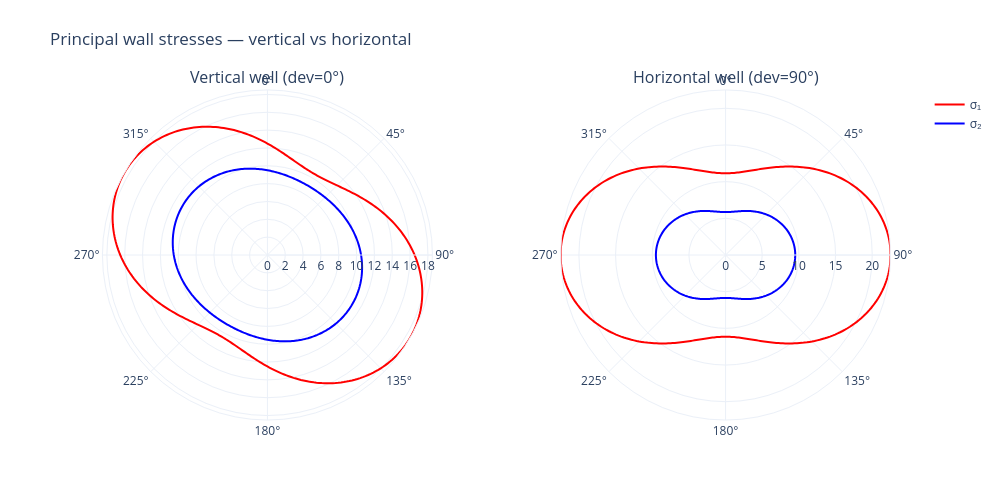

Notebook source saved alongside this figure:
### Markdown cell above
## Compare vertical vs horizontal well

Same far-field stresses; only borehole deviation changes.

### Code cell
def run_kirsch(deviation):
    w = NearWellboreStressesCalculation.calculate_kirsch_borehole_wall_stresses(
        shmin=SHMIN, shmax=SHMAX, svert=SVERT,
        pore_pressure=PORE_PRESSURE, shmax_azimuth=SHMAX_AZIMUTH,
        mud_pressure=MUD_PRESSURE, theta=theta,
        poisson_ratio_static=POISSON_RATIO_STATIC,
        borehole_deviation=deviation, borehole_azimuth=BOREHOLE_AZIMUTH,
    )
    p = NearWellboreStressesCalculation.calculate_principal_stresses_analytical(
        sigma_tt=w.sigma_tt, sigma_zz=w.sigma_zz, sigma_tz=w.sigma_tz,
    )
    return w, p


wall_v, prin_v = run_kirsch(0.0)
wall_h, prin_h = run_kirsch(90.0)

fig = make_subplots(
    rows=1, cols=2, specs=[[{"type": "polar"}, {"type": "polar"}]],
    subplot_titles=("Vertical well (dev=0°)", "Horizontal well (dev=90°)"),
)


def add_pair(col, prin):
    show = col == 1
    fig.add_trace(go.Scatterpolar(r=prin.sigma_1 / 1000, theta=theta, mode="lines",
                                  line=dict(color="red", width=2),
                                  name="σ₁", showlegend=show), row=1, col=col)
    fig.add_trace(go.Scatterpolar(r=prin.sigma_2 / 1000, theta=theta, mode="lines",
                                  line=dict(color="blue", width=2),
                                  name="σ₂", showlegend=show), row=1, col=col)


add_pair(1, prin_v)
add_pair(2, prin_h)

for i in (1, 2):
    key = "polar" if i == 1 else f"polar{i}"
    fig.update_layout(**{key: dict(
        angularaxis=dict(direction="clockwise", rotation=90),
    )})

fig.update_layout(height=500, width=1000, template="plotly_white",
                  title="Principal wall stresses — vertical vs horizontal",
                  margin=dict(t=90))
fig.show()

### Figure 1 — Plotly figure (JSON) as saved in the notebook; plotly's stock layout.template omitted (floating-point values rounded to 4 significant figures; data arrays with more than 128 entries replaced by an {"elided": "..."} marker saying what was removed)
{"data": [{"line": {"color": "red", "width": 2}, "mode": "lines", "name": "σ₁", "r": {"elided": "361 float values"}, "showlegend": true, "subplot": "polar", "theta": {"elided": "361 float values"}, "type": "scatterpolar"}, {"line": {"color": "blue", "width": 2}, "mode": "lines", "name": "σ₂", "r": {"elided": "361 float values"}, "showlegend": true, "subplot": "polar", "theta": {"elided": "361 float values"}, "type": "scatterpolar"}, {"line": {"color": "red", "width": 2}, "mode": "lines", "name": "σ₁", "r": {"elided": "361 float values"}, "showlegend": false, "subplot": "polar2", "theta": {"elided": "361 float values"}, "type": "scatterpolar"}, {"line": {"color": "blue", "width": 2}, "mode": "lines", "name": "σ₂", "r": {"elided": "361 float values"}, "showlegend": false, "subplot": "polar2", "theta": {"elided": "361 float values"}, "type": "scatterpolar"}], "layout": {"annotations": [{"font": {"size": 16}, "showarrow": false, "text": "Vertical well (dev=0°)", "x": 0.225, "xanchor": "center", "xref": "paper", "y": 1.0, "yanchor": "bottom", "yref": "paper"}, {"font": {"size": 16}, "showarrow": false, "text": "Horizontal well (dev=90°)", "x": 0.775, "xanchor": "center", "xref": "paper", "y": 1.0, "yanchor": "bottom", "yref": "paper"}], "height": 500, "margin": {"t": 90}, "polar": {"angularaxis": {"direction": "clockwise", "rotation": 90}, "domain": {"x": [0.0, 0.45], "y": [0.0, 1.0]}}, "polar2": {"angularaxis": {"direction": "clockwise", "rotation": 90}, "domain": {"x": [0.55, 1.0], "y": [0.0, 1.0]}}, "title": {"text": "Principal wall stresses — vertical vs horizontal"}, "width": 1000}}
